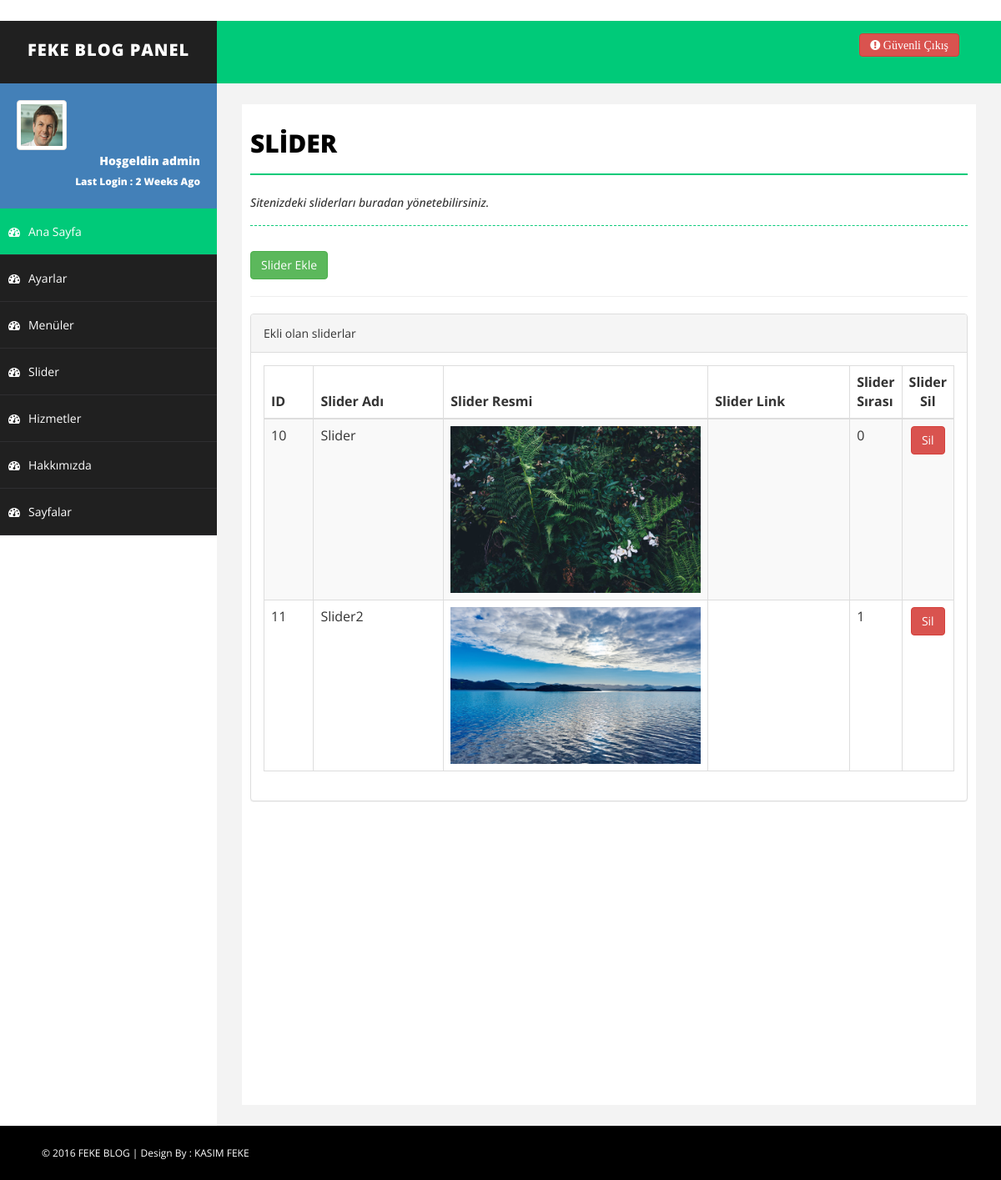
The app's page /admin/slider.php (signed in) with its own data.
### tables this page shows
CREATE TABLE `slider` (
  `slider_id` int(11) NOT NULL,
  `slider_ad` varchar(100) NOT NULL,
  `slider_resim_yol` varchar(500) NOT NULL,
  `slider_url` varchar(250) NOT NULL,
  `slider_sira` varchar(50) NOT NULL DEFAULT '0'
);

### admin/slider.php (the view, shortened to what this page needs)
<?php
include 'header.php';
include 'sidebar.php';
?>
<div id="page-wrapper">
    <div id="page-inner">
        <div class="row">
            <div class="col-md-12">
                <h1 class="page-head-line">SLİDER</h1>
                <h1 class="page-subhead-line">Sitenizdeki sliderları buradan yönetebilirsiniz.</h1>
            </div>
            <div class="col-md-12">
                <a href="slider-ekle.php"><button class="btn btn-success">Slider Ekle</button></a>
                <hr>
            </div>
            <div class="col-md-12">
              <div class="panel panel-default">
                <div class="panel-heading">
                    Ekli olan sliderlar
                </div>
                <div class="panel-body">
                    <div class="table-responsive">
                        <table class="table table-striped table-bordered table-hover">
                            <thead>
                                <tr>
                                    <th>ID</th>
                                    <th>Slider Adı</th>
                                    <th style="width:40px;">Slider Resmi</th>
                                    <th>Slider Link</th>
                                    <th style="width:35px;">Slider Sırası</th>
                                    <th style="width:20px;"><center>Slider Sil</center></th>
                                </tr>
                            </thead>
                            <tbody>
                                <?php
                                $slidersorgu=mysql_query("select * from slider");
                                while ($slidercek=mysql_fetch_assoc($slidersorgu)) {
                                    ?>
                                    <tr>
                                        <td><?php echo $slidercek['slider_id']; ?></td>
                                        <td><?php echo $slidercek['slider_ad']; ?></td>
                                        <td>
                                            <img width="300" src="<?php echo $slidercek['slider_resim_yol']; ?>" >
                                        </td>
                                        <td><?php echo $slidercek['slider_url']; ?></td>
                                        <td><?php echo $slidercek['slider_sira']; ?></td>
                                        <td><a href="netting/islem.php?slider_id=<?php echo $slidercek['slider_id']; ?>&slidersil=ok"><center><button class="btn btn-danger">Sil</button></center></a></td>
                                    </tr>
                                    <?php } ?>
                                </tbody>
                            </table>
                        </div>
                    </div>
                </div>
            </div>
        </div>
    </div>
</div>
<?php include 'footer.php'; ?>

### admin/header.php (shortened to what this page needs)
<!DOCTYPE html>
<html xmlns="http://www.w3.org/1999/xhtml">
<head>
    <link href="assets/css/bootstrap.css" rel="stylesheet" />
    <link href="assets/css/bootstrap-fileupload.min.css" rel="stylesheet" />
    <link href="assets/css/font-awesome.css" rel="stylesheet" />
    <link href="assets/css/basic.css" rel="stylesheet" />
    <link href="assets/css/custom.css" rel="stylesheet" />
</head>
<body>
    <div id="wrapper">
        <nav class="navbar navbar-default navbar-cls-top " role="navigation" style="margin-bottom: 0">
            <div class="navbar-header">
                <a class="navbar-brand" href="index.php">FEKE BLOG PANEL</a>
            </div>
            <div class="header-right">
                <a href="logout.php" class="btn btn-danger" title="Logout"><i class="fa fa-exclamation-circle"> Güvenli Çıkış</i></a>
            </div>
        </nav>
    </div>
</body>
</html>

### admin/sidebar.php (shortened to what this page needs)
<nav class="navbar-default navbar-side" role="navigation">
    <div class="sidebar-collapse" >
        <ul class="nav" id="main-menu">
            <li>
                <div class="user-img-div">
                    <img src="assets/img/user.png" class="img-thumbnail" />
                    <div class="inner-text">
                        Hoşgeldin <?php echo $_SESSION['admin_kadi']; ?>
                        <br />
                        <small>Last Login : 2 Weeks Ago </small>
                    </div>
                </div>
            </li>
            <li>
                <a class="active-menu" href="index.php"><i class="fa fa-dashboard "></i>Ana Sayfa</a>
            </li>
            <li>
                <a href="ayarlar.php"><i class="fa fa-dashboard "></i>Ayarlar</a>
            </li>
            <li>
                <a href="menuler.php"><i class="fa fa-dashboard "></i>Menüler</a>
            </li>
            <li>
                <a href="slider.php"><i class="fa fa-dashboard "></i>Slider</a>
            </li>
            <li>
                <a href="hizmetler.php"><i class="fa fa-dashboard "></i>Hizmetler</a>
            </li>
            <li>
                <a href="hakkimizda.php"><i class="fa fa-dashboard "></i>Hakkımızda</a>
            </li>
            <li>
                <a href="sayfalar.php"><i class="fa fa-dashboard "></i>Sayfalar</a>
            </li>
        </ul>
    </div>
</nav>

### admin/footer.php (shortened to what this page needs)
<div id="footer-sec">
    &copy; 2016 FEKE BLOG | Design By : <a href="https://kasimfeke.com/" target="_blank">KASIM FEKE</a>
</div>

### admin/assets/css/basic.css (style rules this page uses)
body { font-family: 'Open Sans', sans-serif; line-height:25px; }
#wrapper { width: 100%; background: #202020; }
#page-wrapper { padding: 15px 15px; min-height: 600px; background: #F3F3F3; }
#page-inner { width: 100%; margin: 10px 20px 10px 0px; background-color: #fff!important; padding: 10px; min-height: 1200px; }
.page-head-line { font-size: 30px; text-transform: uppercase; color: #000; font-weight: 800; padding-bottom: 20px; border-bottom: 2px solid #00CA79; margin-bottom: 10px; }
.page-subhead-line { font-size: 14px; padding-top: 5px; padding-bottom: 20px; font-style:italic; margin-bottom:30px; border-bottom:1px dashed #00CA79; }
.navbar-cls-top .navbar-brand { color: #fff; background: #202020; width: 260px; text-align: center; height: 75px; font-size: 20px; letter-spacing: 1px; font-weight: 900; padding-top: 25px; text-transform:uppercase; }
.header-right { color: #fff; padding: 15px 50px 5px 50px; float: right; font-size: 16px; }
.user-img-div { min-height: 140px; padding: 20px; background-color: #4380B8; }
.user-img-div img { max-height: 60px; }
.user-img-div .inner-text { text-align: right; position: relative; color: #fff; font-weight: 800; line-height: 25px; }
.active-menu { background-color: #00CA79!important; }
.sidebar-collapse, .sidebar-collapse .nav { background: none; }
.sidebar-collapse .nav { padding: 0; }
.sidebar-collapse .nav > li > a { color: #fff; background: #202020; text-shadow: none; padding: 15px 40px; border-bottom: 1px solid #2F2E31; }
.sidebar-collapse > .nav > li > a { padding: 15px 10px; }
.navbar-side { border: none; background-color: #202020; }
.navbar-cls-top { background: #00CA79; border-bottom: none; }
.navbar-default { border: 0px solid black; }
.navbar-header { background: #000000; }
.nav > li > a > i { margin-right: 10px; }
#footer-sec { background-color:#000; padding:20px 50px; color:#fff; font-size:12px; }
#footer-sec a { color:#fff; }
@media (min-width:768px) { #page-wrapper { margin: 0 0 0 260px; padding: 15px 30px; min-height: 1200px; } }
@media (min-width:768px) { .navbar-side { z-index: 1; position: absolute; width: 260px; } }
@media (min-width:768px) { .navbar { border-radius: 0px; } }

### records on screen
slider: slider_id "10", slider_ad "Slider", slider_resim_yol (picture), slider_sira "0"
slider: slider_id "11", slider_ad "Slider2", slider_resim_yol (picture), slider_sira "1"

### other values on screen
$_SESSION['admin_kadi'] "admin"
